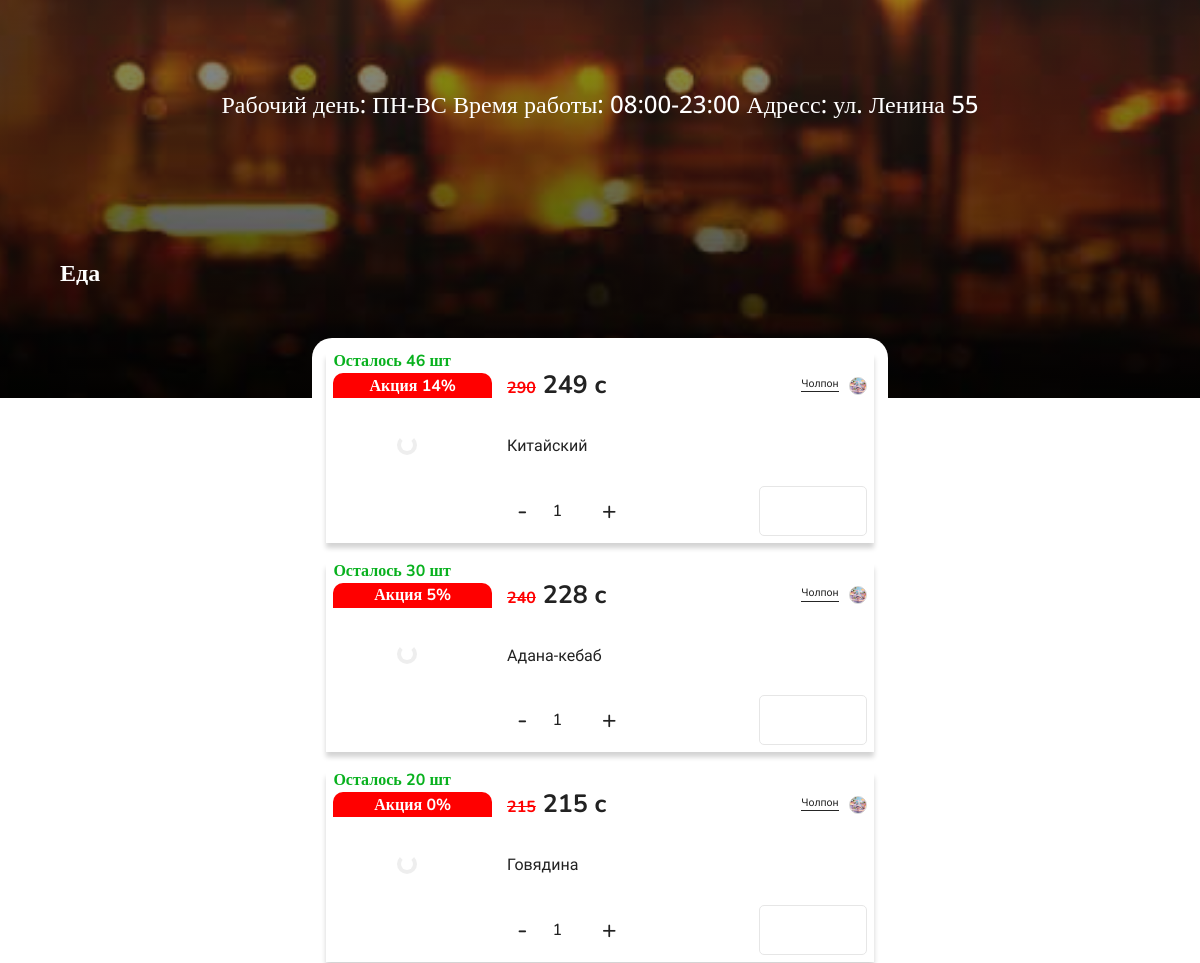
The app's page /account/2/ (middle part), older data.
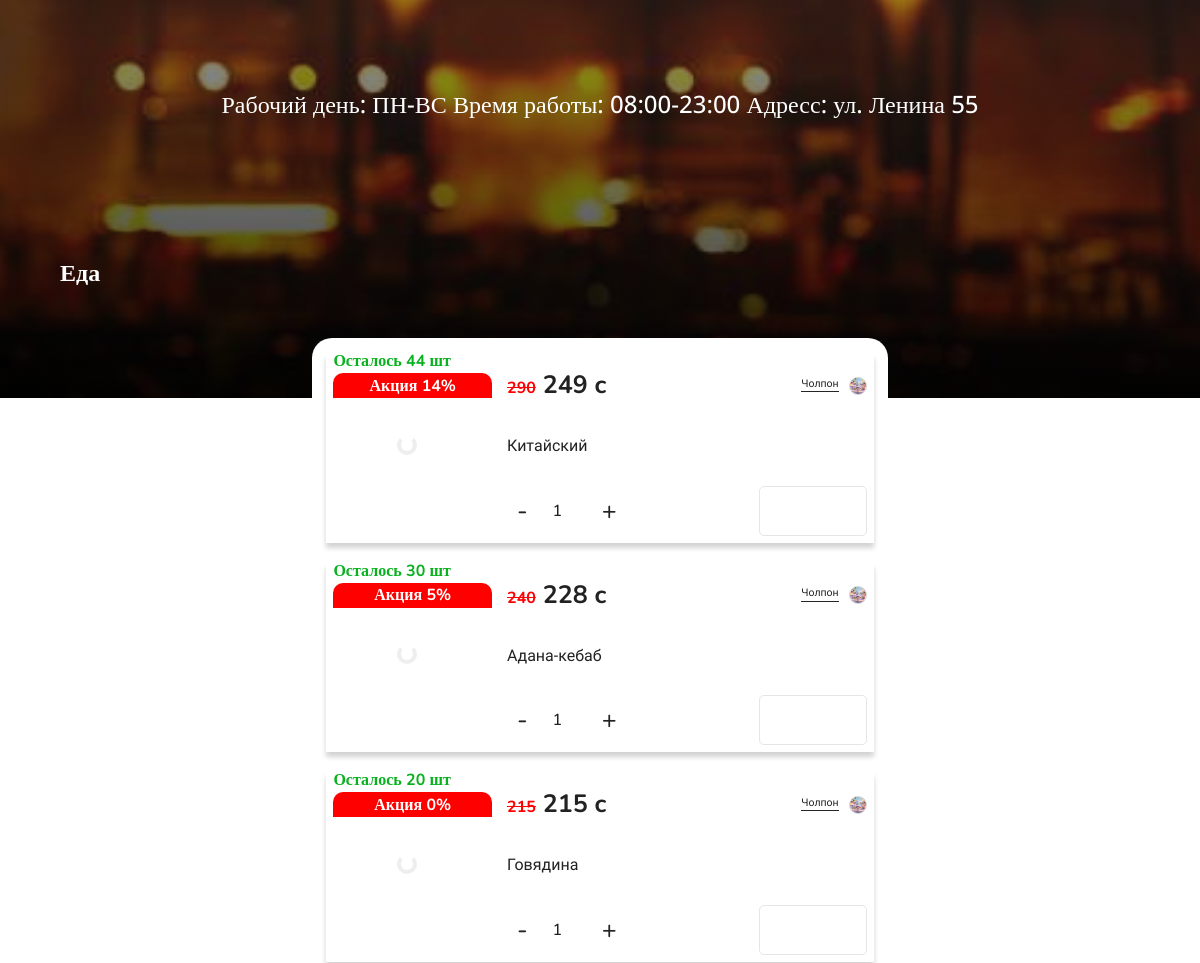
The same page, newer data.
### basis/models.py (models this page shows, shortened)
class Food_menu(models.Model):
    STATUS_FOOD = [
        ('True', 'В наличии'),
        ('False', 'Отсутствует'),
    ]
    name = models.TextField(max_length=50)
    description = models.TextField(max_length=800)
    price = models.DecimalField(max_digits=10, decimal_places=0, default='10')
    discount_percent = models.PositiveIntegerField(default=0)  # 0–100
    discount_active = models.BooleanField(default=False)
    category = models.ForeignKey(
        FoodCategory,
        on_delete=models.SET_NULL,
        null=True,
        blank=True,
        related_name='foods'
    )
    food_status = models.CharField(max_length=20, choices=STATUS_FOOD, default='True')
    adscreenimg = models.ImageField(upload_to=ad_screen_img_path)
    imageOne = models.ImageField(upload_to=food_image_one_path)
    date_add = models.DateField(blank=True, null=True)
    user = models.ForeignKey(settings.AUTH_USER_MODEL, on_delete=models.CASCADE)
    quantity = models.PositiveIntegerField(default=0)
    click_order = models.PositiveIntegerField(default=0)
    @property
    def final_price(self):
        if self.discount_active and self.discount_percent > 0:
            discount = (self.price * Decimal(self.discount_percent)) / Decimal(100)
            final = self.price - discount
            return final.quantize(Decimal('1'), rounding=ROUND_HALF_UP)
        return self.price

### account/models.py (models this page shows, shortened)
class CustomUser(AbstractUser):
    city = models.CharField(
        max_length=50,
        choices=CITY,
        default="Неизвестно"
    )
    USER_TYPES = [
        ('ordinary_user', 'Обычный пользователь'),
        ('food_user', 'Пользователь еда'),
        ('shop_user', 'Пользователь магазин'),
        ('taxi_user', 'Водитель такси'),
        ('courier_user', 'Водитель курьер'),
        ('taxi_company_user', 'Владелец таксопарк'),
    ]
    user_type = models.CharField(max_length=20, choices=USER_TYPES, default='ordinary_user')
    user_name = models.CharField(max_length=25, blank=True, null=True)
    user_description = models.CharField(max_length=500, default=description_txt, blank=True, null=True)
    user_phone_number = models.DecimalField(max_digits=9, decimal_places=0, blank=True, null=True)
    user_phone_number2 = models.DecimalField(max_digits=9, decimal_places=0, blank=True, null=True)
    user_mbank_qr = models.ImageField(upload_to=user_mbank_qr_path, blank=True, null=True)
    user_rsk_qr = models.ImageField(upload_to=user_rsk_qr_path, blank=True, null=True)
    user_mbank_link = models.CharField(max_length=500, blank=True, null=True)
    user_obank_link = models.CharField(max_length=500, blank=True, null=True)
    user_rsk_link = models.CharField(max_length=500, blank=True, null=True)
    user_abank_link = models.CharField(max_length=500, blank=True, null=True)
    user_raiting = models.DecimalField(max_digits=3, decimal_places=1, blank=True, null=True)
    balance = models.DecimalField(max_digits=15, decimal_places=2, blank=True, null=True)
    CATEGORY_OF_EDUCATION = [
        ('', ''),
        ('Food', 'Еда'),
        ('Vegetables', 'Овощи'),
        ('Shop', 'Магазин'),
    ]
    category_of_education = models.CharField(max_length=20, choices=CATEGORY_OF_EDUCATION, default='', blank=True, null=True)
    SUB_CATEGORY_OF_EDUCATION = [
        ('', ''),
        ('Grocery', 'Продуктовый'),
        ('Vegetables', 'Электроника'),
        ('Clothes', 'Одежды'),
        ('Office', 'Канцелярия'),
    ]
    sub_category_of_education = models.CharField(max_length=20, choices=SUB_CATEGORY_OF_EDUCATION, blank=True, null=True, default='')
    USER_STATUS = [
        ('', ''),
        ('Online', 'Онлайн'),
        ('Offline', 'Оффлайн'),
    ]
    user_status = models.CharField(max_length=20, choices=USER_STATUS, default='', blank=True, null=True)
    user_logo = models.ImageField(upload_to=user_logo_path, blank=True, null=True)
    user_logo_mini = models.ImageField(upload_to=user_logo_mini_path, blank=True, null=True)
    USER_BLOCKED = [
        ('', ''),
        ('Yes', 'Да'),
        ('No', 'Нет'),
    ]
    user_blocked = models.CharField(max_length=20, choices=USER_BLOCKED, default='No')
    groups = models.ManyToManyField(
        Group,
        verbose_name='groups',
        blank=True,
        related_name='custom_user_set',  # Пример названия, которое можно выбрать
        related_query_name='user',
    )
    user_permissions = models.ManyToManyField(
        Permission,
        verbose_name='user permissions',
        blank=True,
        related_name='custom_user_set',  # Пример названия, которое можно выбрать
        related_query_name='user',
    )

### account/views.py (the view)
# urls.py: path('account/<int:user_id>/', account_menu, name='account_menu'),
def account_menu(request, user_id):
    user = get_object_or_404(CustomUser, pk=user_id)
    categories = FoodCategory.objects.filter(user=user)
    today = datetime.date.today()
    cache_key = f"foods_shuffle_{user_id}_{today}"
    food_items = cache.get(cache_key)
    if not food_items:
        discounted = list(Food_menu.objects.filter(user=user, discount_active=True))
        non_discounted = list(Food_menu.objects.filter(user=user, discount_active=False))
        discounted.sort(key=lambda x: x.click_order, reverse=True)
        non_discounted.sort(key=lambda x: x.click_order, reverse=True)
        food_items = discounted + non_discounted
        cache.set(cache_key, food_items, 60 * 60 * 24)
    return render(request, 'account/account_menu.html', {
        'user': user,
        'food_items': food_items,
        'categories': categories
    })

### templates/account/account_menu.html (shortened to what this page needs)
{% extends 'basis/basis.html' %}
{% load humanize %}
{% block linkcss %}
<link rel="stylesheet" href="/static/css/account_menu.css">
{% endblock %}
{% block main %}
<div class="profile-parallax">
    {% if user.category_of_education == 'Food' %}
    <h2 class="user__category">Еда</h2>
    {% endif %}
    <h3 class="user__info">
        {{ user.user_description|linebreaksbr }}
    </h3>
    <img src="{{ user.user_logo.url }}" class="profile-img" alt="">
    <div class="background">
    </div>
</div>
<div class="user-products">
    {% for food in food_items %}
    {% if food.food_status == 'True' %}
    <div class="food" id="{{ food.id }}" data-category="{{ food.category.id }}">
        {% else %}
        <div class="food noactive" id="{{ food.id }}" data-category="{{ food.category.id }}">
        {% endif %}
            {% if food.quantity == 0 %}
            <p class="food_quantity">Нет в наличии</p>
            {% else %}
            <p class="food_quantity">Осталось {{ food.quantity }} шт</p>
            {% endif %}
            <div class="img-container">
                <img data-src="{{ food.adscreenimg.url }}" src="/static/icons/10px.png" alt="{{ food.name }}">
                {% if food.discount_active  %}
                <div class="sale_animation">
                    <p>Акция {{ food.discount_percent }}%</p>
                </div>
                {% endif %}
            </div>
            <div class="descrition-container">
                <div class="price-container">
                    {% if food.discount_active  %}
                    <p class="price__view"><span>{{ food.price|intcomma }}</span> {{ food.final_price|intcomma }} c</p>
                    {% else %}
                    <p class="price__view">{{ food.final_price|intcomma }} c</p>
                    {% endif %}
                    <div class="user">
                        <a class="user-name" href="/account/{{ food.user.id }}/">{{ food.user.user_name }}</a>
                        <img src="{{ food.user.user_logo_mini.url }}" alt="" class="user-avatar">
                    </div>
                </div>
                <p class="food_name">{{ food.name }}</p>
                <div class="coll-food">
                    <button class="minus">-</button>
                    <input type="number" class="coll input-disabled" value="1"><span>штук</span>
                    <button class="plus">+</button>
                    {% if food.food_status == 'True' %}
                    <button class="button box" data-food-id="{{ food.id }}"></button>
                    {% else %}
                    <p class="none">Отсутствует</p>
                    {% endif %}
                </div>
            </div>
        </div>
        {% endfor %}
    </div>
    {% endblock %}

Row changes from the older to the newer data that the page shows:
changed Food_menu "Китайский": quantity "46" → "44"
